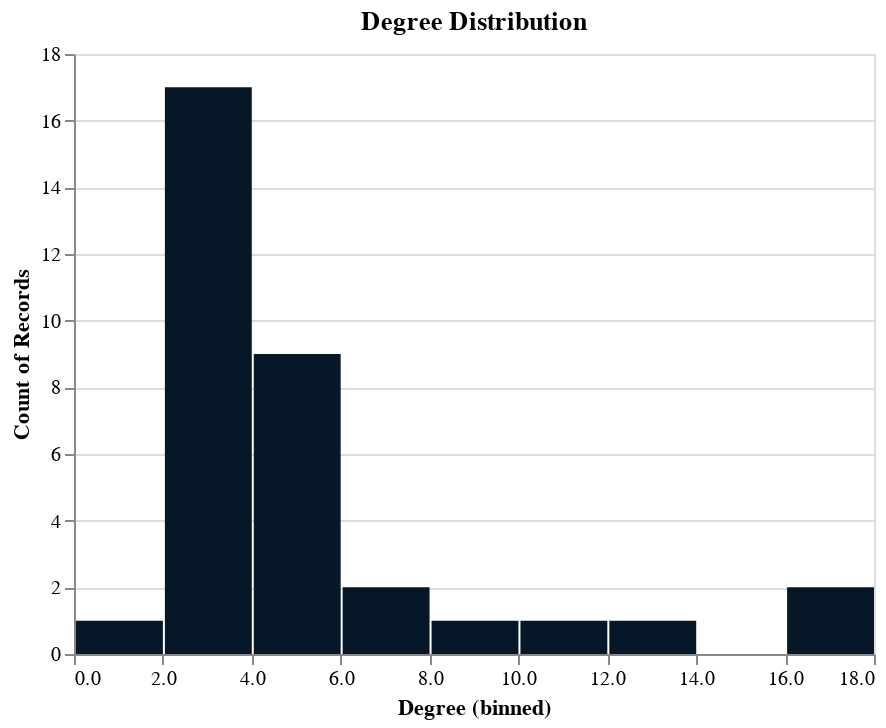
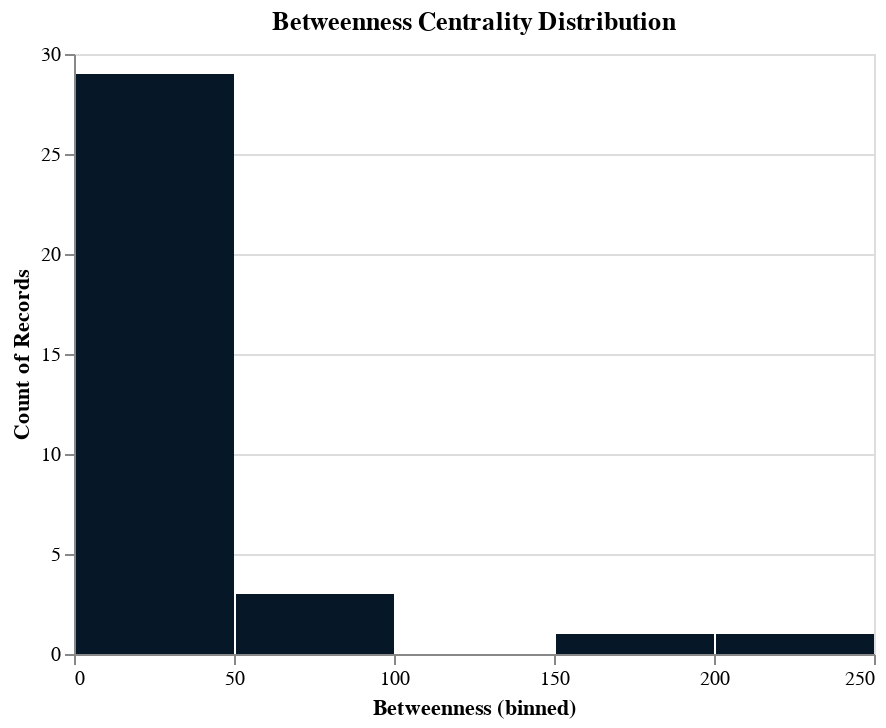
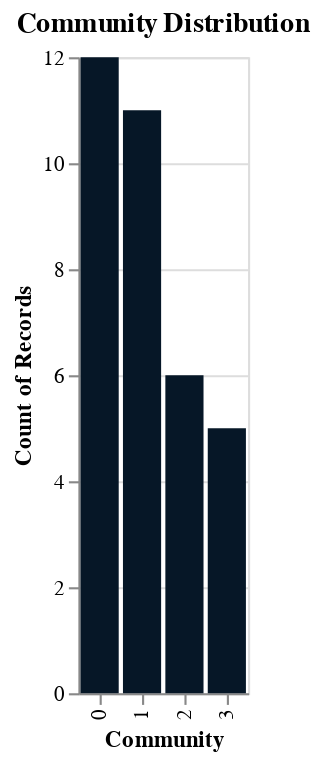

Notebook cell for these charts, in order:
### Code cell
import altair as alt
import pandas as pd
from igraph import Graph
import louvain

def analyze_subgraph(subgraph):
    report = {}

    # Global Network Characteristics
    report['Density'] = subgraph.density()
    report['Diameter'] = subgraph.diameter()
    report['Average Path Length'] = subgraph.average_path_length()
    report['Global Clustering Coefficient'] = subgraph.transitivity_undirected()
    report['Assortativity'] = subgraph.assortativity_degree()

    # Community Detection (Louvain Method)
    partition = louvain.find_partition(subgraph, louvain.ModularityVertexPartition)
    report['Communities'] = partition.membership

    # Node-Level Metrics
    degrees = subgraph.degree()
    betweenness = subgraph.betweenness()
    closeness = subgraph.closeness()
    eigenvector_centrality = subgraph.eigenvector_centrality()

    report['Degree Distribution'] = degrees
    report['Betweenness Centrality'] = betweenness
    report['Closeness Centrality'] = closeness
    report['Eigenvector Centrality'] = eigenvector_centrality

    # Plots
    # Degree Distribution Plot
    degree_data = pd.DataFrame({'Degree': degrees})
    degree_plot = alt.Chart(degree_data).mark_bar(color="#061727").encode(
        alt.X('Degree:Q', bin=True),
        y='count()'
    ).properties(title='Degree Distribution')

    # Betweenness Centrality Plot
    betweenness_data = pd.DataFrame({'Betweenness': betweenness})
    betweenness_plot = alt.Chart(betweenness_data).mark_bar(color="#061727").encode(
        alt.X('Betweenness:Q', bin=True),
        y='count()'
    ).properties(title='Betweenness Centrality Distribution')

    # Community Detection Plot
    community_data = pd.DataFrame({'Community': report['Communities']})
    community_plot = alt.Chart(community_data).mark_bar(color="#061727").encode(
        alt.X('Community:O'),
        y='count()'
    ).properties(title='Community Distribution')

    plots = {
        'Degree Distribution': degree_plot,
        'Betweenness Centrality': betweenness_plot,
        'Community Distribution': community_plot
    }

    return report, plots

# Example usage
subgraph = Graph.Famous('Zachary')  # Using Zachary's Karate Club graph as an example
report, plots = analyze_subgraph(subgraph)

# You can then use report and plots as needed. For example:
plots['Degree Distribution'].display()
plots['Betweenness Centrality'].display()
plots['Community Distribution'].display()

### Figure 1 — Vega-Lite specification as saved in the notebook (floating-point values rounded to 4 significant figures)
{"config": {"view": {"continuousWidth": 400, "continuousHeight": 300}}, "data": {"name": "data-5d005b1a016d9736f5d77a7d83fc5ac3"}, "mark": {"type": "bar", "color": "#061727"}, "encoding": {"x": {"type": "quantitative", "bin": true, "field": "Degree"}, "y": {"type": "quantitative", "aggregate": "count"}}, "title": "Degree Distribution", "$schema": "https://vega.github.io/schema/vega-lite/v4.8.1.json", "datasets": {"data-5d005b1a016d9736f5d77a7d83fc5ac3": [{"Degree": 16}, {"Degree": 9}, {"Degree": 10}, {"Degree": 6}, {"Degree": 3}, {"Degree": 4}, {"Degree": 4}, {"Degree": 4}, {"Degree": 5}, {"Degree": 2}, {"Degree": 3}, {"Degree": 1}, {"Degree": 2}, {"Degree": 5}, {"Degree": 2}, {"Degree": 2}, {"Degree": 2}, {"Degree": 2}, {"Degree": 2}, {"Degree": 3}, {"Degree": 2}, {"Degree": 2}, {"Degree": 2}, {"Degree": 5}, {"Degree": 3}, {"Degree": 3}, {"Degree": 2}, {"Degree": 4}, {"Degree": 3}, {"Degree": 4}, {"Degree": 4}, {"Degree": 6}, {"Degree": 12}, {"Degree": 17}]}}

### Figure 2 — Vega-Lite specification as saved in the notebook (floating-point values rounded to 4 significant figures)
{"config": {"view": {"continuousWidth": 400, "continuousHeight": 300}}, "data": {"name": "data-26f1d045ed18570eb638d8f63c06bb38"}, "mark": {"type": "bar", "color": "#061727"}, "encoding": {"x": {"type": "quantitative", "bin": true, "field": "Betweenness"}, "y": {"type": "quantitative", "aggregate": "count"}}, "title": "Betweenness Centrality Distribution", "$schema": "https://vega.github.io/schema/vega-lite/v4.8.1.json", "datasets": {"data-26f1d045ed18570eb638d8f63c06bb38": [{"Betweenness": 231.1}, {"Betweenness": 28.48}, {"Betweenness": 75.85}, {"Betweenness": 6.288}, {"Betweenness": 0.3333}, {"Betweenness": 15.83}, {"Betweenness": 15.83}, {"Betweenness": 0.0}, {"Betweenness": 29.53}, {"Betweenness": 0.4476}, {"Betweenness": 0.3333}, {"Betweenness": 0.0}, {"Betweenness": 0.0}, {"Betweenness": 24.22}, {"Betweenness": 0.0}, {"Betweenness": 0.0}, {"Betweenness": 0.0}, {"Betweenness": 0.0}, {"Betweenness": 0.0}, {"Betweenness": 17.15}, {"Betweenness": 0.0}, {"Betweenness": 0.0}, {"Betweenness": 0.0}, {"Betweenness": 9.3}, {"Betweenness": 1.167}, {"Betweenness": 2.028}, {"Betweenness": 0.0}, {"Betweenness": 11.79}, {"Betweenness": 0.9476}, {"Betweenness": 1.543}, {"Betweenness": 7.61}, {"Betweenness": 73.01}, {"Betweenness": 76.69}, {"Betweenness": 160.6}]}}

### Figure 3 — Vega-Lite specification as saved in the notebook (floating-point values rounded to 4 significant figures)
{"config": {"view": {"continuousWidth": 400, "continuousHeight": 300}}, "data": {"name": "data-5ee5159829f00e501bcba44a975cde03"}, "mark": {"type": "bar", "color": "#061727"}, "encoding": {"x": {"type": "ordinal", "field": "Community"}, "y": {"type": "quantitative", "aggregate": "count"}}, "title": "Community Distribution", "$schema": "https://vega.github.io/schema/vega-lite/v4.8.1.json", "datasets": {"data-5ee5159829f00e501bcba44a975cde03": [{"Community": 1}, {"Community": 1}, {"Community": 1}, {"Community": 1}, {"Community": 3}, {"Community": 3}, {"Community": 3}, {"Community": 1}, {"Community": 0}, {"Community": 0}, {"Community": 3}, {"Community": 1}, {"Community": 1}, {"Community": 1}, {"Community": 0}, {"Community": 0}, {"Community": 3}, {"Community": 1}, {"Community": 0}, {"Community": 1}, {"Community": 0}, {"Community": 1}, {"Community": 0}, {"Community": 2}, {"Community": 2}, {"Community": 2}, {"Community": 0}, {"Community": 2}, {"Community": 2}, {"Community": 0}, {"Community": 0}, {"Community": 2}, {"Community": 0}, {"Community": 0}]}}
